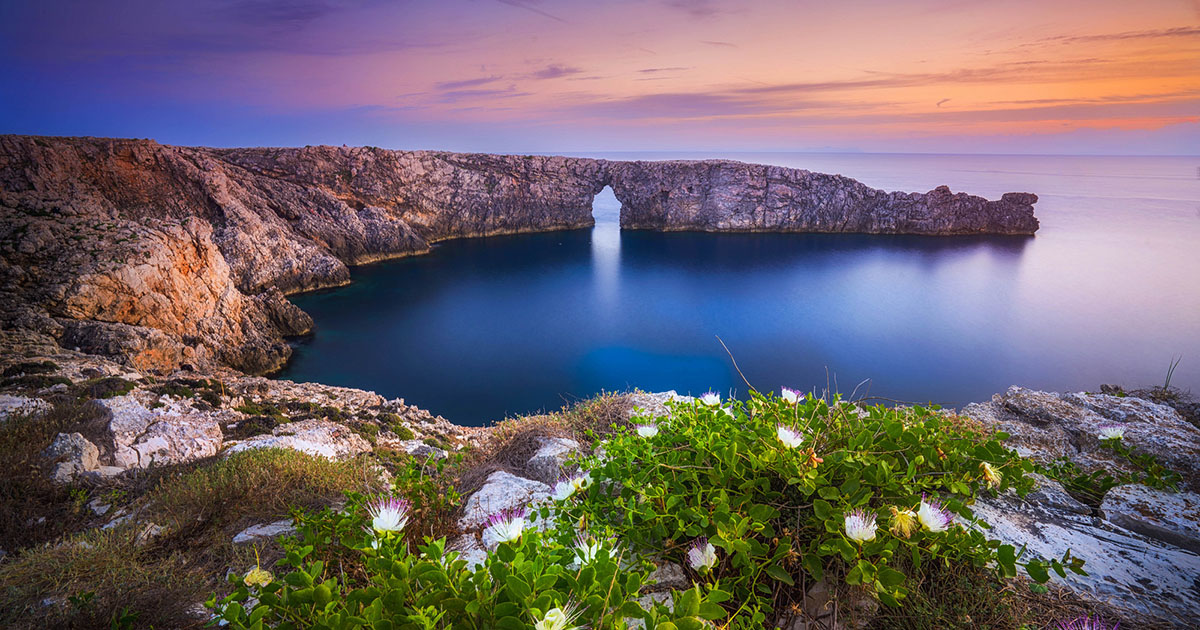
%> input picture pset2/base_code/nsuman/shrinkk.jpg, 1200 x 630 px
$ octave --eval "question4('shrinkk.jpg');"   (GNU Octave 9; MATLAB toolbox functions it lacks are replaced by stand-ins)
%> lines starting %> are read from the running program, lines starting %| are printed output that depends on the picture

function question4(A)
%> called with A = 'shrinkk.jpg'
img = imread(A);
%> img is the input picture: size 630x1200x3 uint8; mean R, G, B 112.4, 101.5, 107.9
horizontal = fspecial('sobel');
doubleA = im2double(img);
[a,b,c] = size(img);
%> a = 630; b = 1200; c = 3
imshow(doubleA)
size(doubleA)
%> ans = [630 1200 3]
vertical = horizontal';
x = 0.4 * a
%> x = 252
for i = 1:x

    g_x = imfilter(doubleA, horizontal);
    g_y = imfilter(doubleA, vertical);
    g_squared = g_x.^2 + g_y.^2;
    min_value = getMinIndex(g_squared);
    % [4 lines of commented-out code are left out]
    doubleA(:,min_value,:)=[];
end
%> this loop made 252 passes
%> min_value on passes 1 to 3: [7 6 889], [1196 2 887], [1193 2 887]
%> pass 1, in question4, `g_x = imfilter(doubleA, horizontal);`:
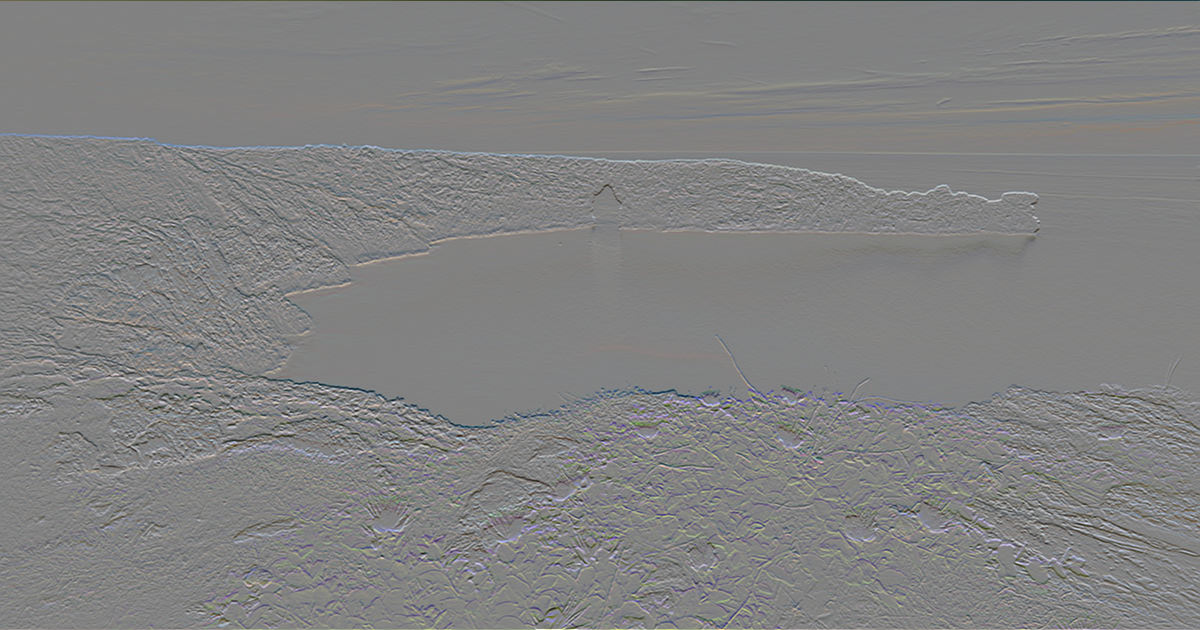
%> g_x: size 630x1200x3 double; mean R, G, B 0.00196, 0.00124, 0.00293; drawn with min black and max white
%> pass 1, in question4, `g_y = imfilter(doubleA, vertical);`:
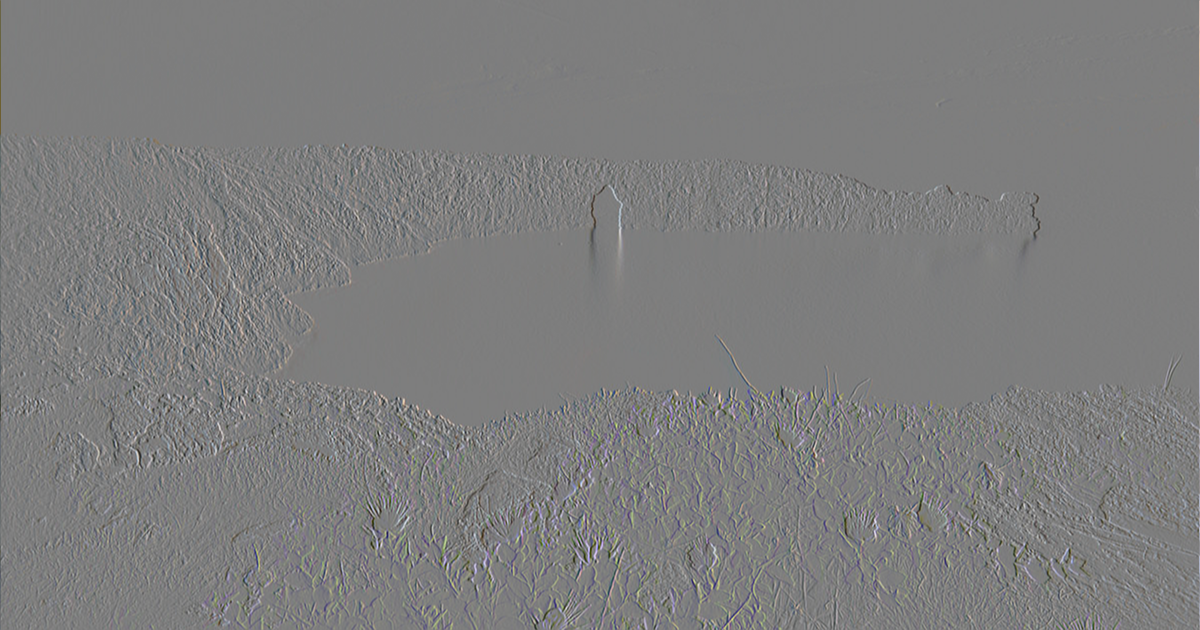
%> g_y: size 630x1200x3 double; mean R, G, B -0.00121, -0.000964, -0.000931; drawn with min black and max white
%> pass 1, in question4, `g_squared = g_x.^2 + g_y.^2;`:
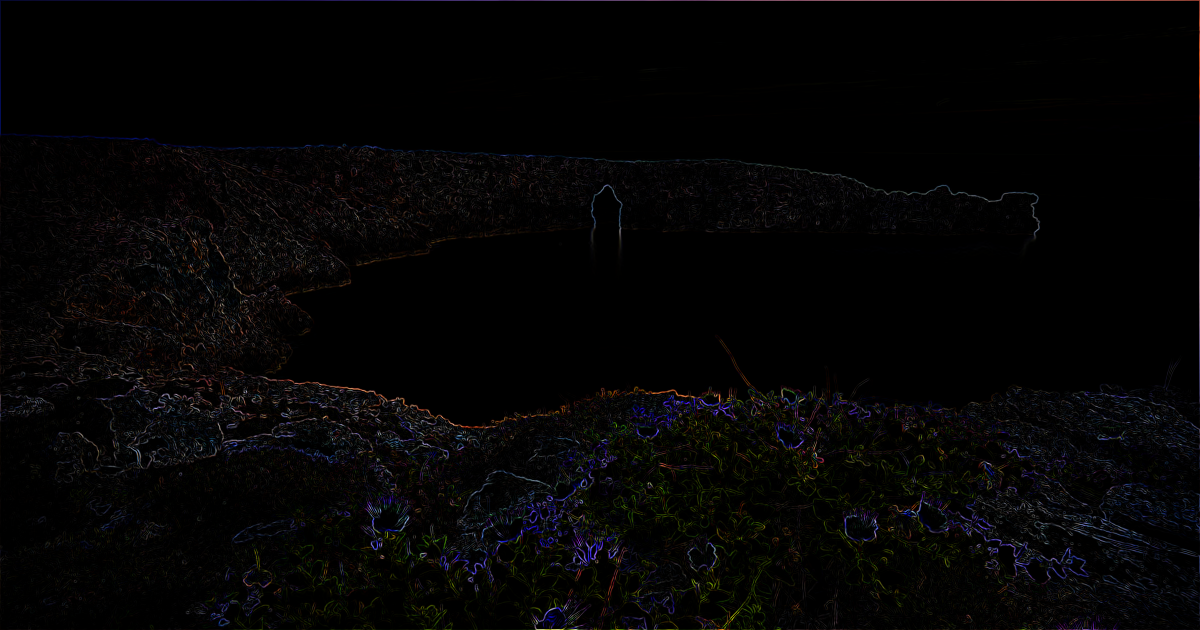
%> g_squared: size 630x1200x3 double; mean R, G, B 0.32, 0.288, 0.295; drawn with min black and max white
%> after the loop:
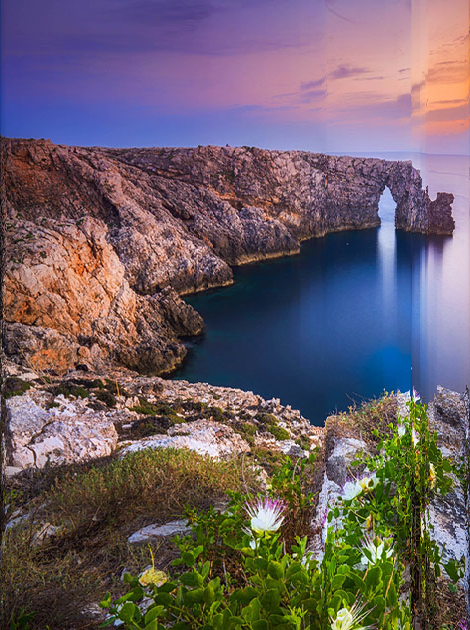
%> doubleA: size 630x470x3 double; mean R, G, B 0.426, 0.374, 0.401
size(doubleA)
%> ans = [630 470 3]
imshow(doubleA);
end

function idx = getMinIndex(A)
new_matrix = sum(A, 1);
[~, idx] = min(new_matrix);
end
